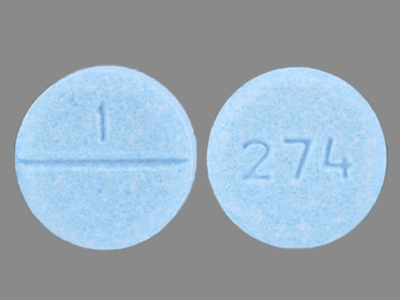
#> input picture test_img.png, 400 x 300 px
$ python crop.py --image test_img.png
#> lines starting #> are read from the running program, lines starting #| are printed output that depends on the picture
# -*- coding: utf-8 -*-
"""
Created on Tue Jun 12 14:35:25 2018

@author: Anuj Rohilla
"""
#importing the required modules
import cv2
import argparse

#creating the command line argument
arg = argparse.ArgumentParser()
arg.add_argument("-i","--image",required = True, help = "Path of the image")
args = vars(arg.parse_args())

#loading the image
image = cv2.imread(args["image"])
#> image is the input picture: shape (300, 400, 3); mean B, G, R 183.3, 169.7, 152.7

#displaying the original image
cv2.imshow("Original Image", image)

#cropping the image
crop = image[10:100,15:100]
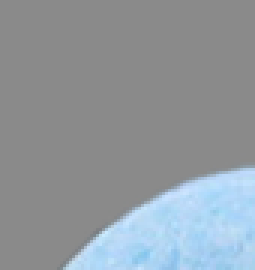
#> crop: shape (90, 85, 3) (shown 3 times larger); mean B, G, R 157.9, 152.2, 145.1

#displaying the cropped image
cv2.imshow("Cropped Image", crop)
cv2.waitKey(0)
